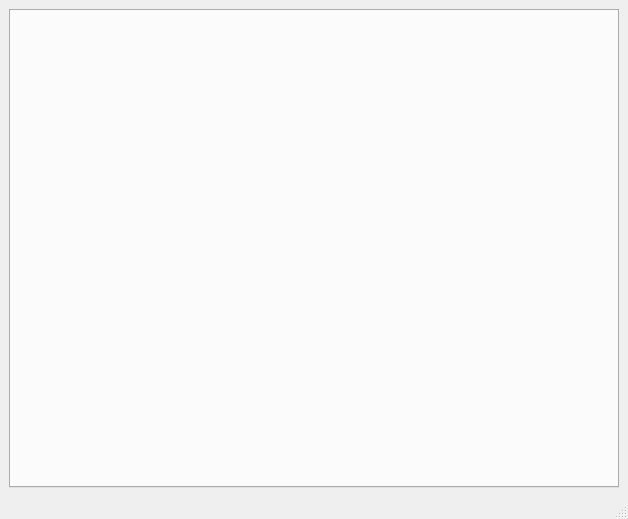
<?xml version="1.0" encoding="UTF-8"?>
<ui version="4.0">
 <class>SessionsWindow</class>
 <widget class="QMainWindow" name="SessionsWindow">
  <property name="geometry">
   <rect>
    <x>0</x>
    <y>0</y>
    <width>628</width>
    <height>519</height>
   </rect>
  </property>
  <property name="windowTitle">
   <string>会话列表</string>
  </property>
  <widget class="QWidget" name="centralwidget">
   <layout class="QVBoxLayout" name="verticalLayout_2">
    <item>
     <widget class="QTabWidget" name="tabWidget_session">
      <property name="currentIndex">
       <number>-1</number>
      </property>
     </widget>
    </item>
   </layout>
  </widget>
  <widget class="QMenuBar" name="menubar">
   <property name="geometry">
    <rect>
     <x>0</x>
     <y>0</y>
     <width>628</width>
     <height>20</height>
    </rect>
   </property>
  </widget>
  <widget class="QStatusBar" name="statusbar"/>
 </widget>
 <resources/>
 <connections/>
</ui>
